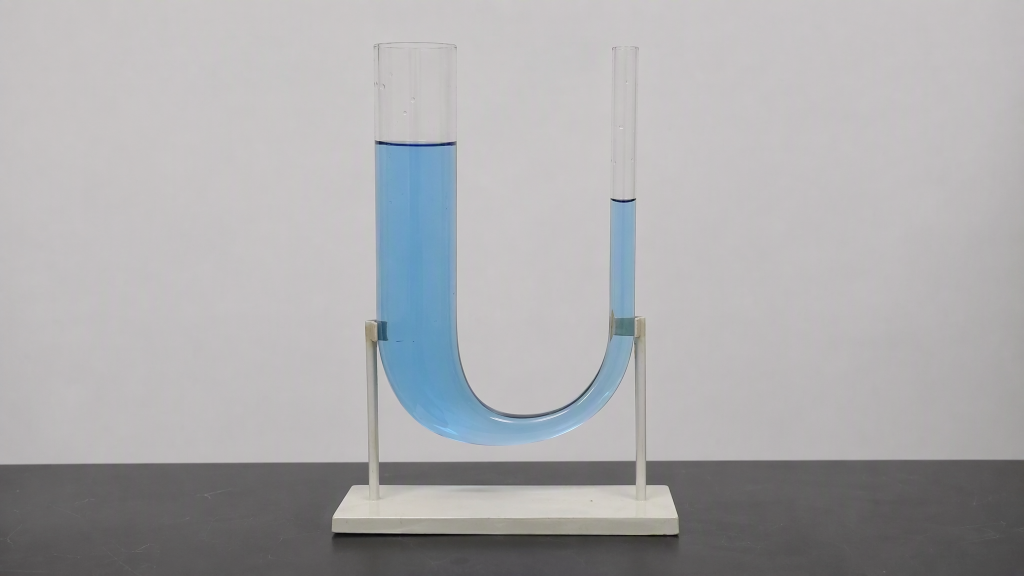
#> input picture easy/P19/first_frame.png, 2048 x 1152 px (shown at 1/2 size)
$ python -i measure_backend.py   (imports and definitions only)
#> lines starting #> are read from the running program, lines starting #| are printed output that depends on the picture
#!/usr/bin/env python3
"""Self-contained P19 communicating-vessels evaluator."""
from __future__ import annotations

import argparse
import csv
import json
import math
import os
import re
import sys
from pathlib import Path
from typing import Any

import cv2
import numpy as np

TASK_ID = "P19"
TASK_ROOT = Path(__file__).resolve().parents[1]
# [1 line not run here, left out]


# [15 lines left out: functions finite, residual_physics_score, not called in this run]


def recognized_score(physics_score: float) -> float:
    return 0.15 + 0.85 * float(np.clip(physics_score, 0.0, 1.0))


# [198 lines left out: functions relative_path, metadata, infer_model, result_payload, read_video, load_rois and 7 more, not called in this run]


def extract(frames: np.ndarray) -> tuple[dict[str, Any] | None, dict[str, Any], str | None]:
    n, height, width = frames.shape[0], frames.shape[1], frames.shape[2]
    rois, roi_source = load_rois()
    if "left_arm" not in rois or "right_arm" not in rois:
        rois = {**auto_arm_rois(frames), **rois}
    arm_boxes = {key: roi_pixels(rois.get(key), width, height) for key in ("left_arm", "right_arm")}
    if not arm_boxes["left_arm"] or not arm_boxes["right_arm"]:
        return None, {"roi_source": roi_source, "roi": rois}, "P19_arm_roi_missing"
    levels = {"left": np.full(n, np.nan), "right": np.full(n, np.nan)}
    confidence = {"left": np.zeros(n), "right": np.zeros(n)}
    candidates = {"left": [], "right": []}
    for index, frame in enumerate(frames):
        for side, key in (("left", "left_arm"), ("right", "right_arm")):
            previous = levels[side][index - 1] if index else None
            previous_value = float(previous) if previous is not None and np.isfinite(previous) else None
            value, score, rows = arm_level(frame, arm_boxes[key], previous_value)
            levels[side][index] = value
            confidence[side][index] = score
            candidates[side].append(rows)
    ys_l, ys_r = levels["left"], levels["right"]
    debug = {"roi_source": roi_source, "roi": rois, "arm_boxes_px": arm_boxes,
             "left_levels": ys_l, "right_levels": ys_r,
             "left_confidence": confidence["left"], "right_confidence": confidence["right"],
             "left_candidates": candidates["left"], "right_candidates": candidates["right"],
             "surface_coverage": float(np.isfinite(ys_l).mean() * np.isfinite(ys_r).mean())}
    if np.isfinite(ys_l).mean() < 0.75 or np.isfinite(ys_r).mean() < 0.75:
        return None, debug, "P19_surface_visibility_incomplete"
    # Reject isolated jumps before selecting the stable tail. A jump larger
    # than 12% of the arm is not a physically plausible frame-to-frame motion.
    for values, key in ((ys_l, "left"), (ys_r, "right")):
        jump = np.abs(np.diff(values))
        bad = np.r_[False, jump > .12 * (arm_boxes[key + "_arm"][3] - arm_boxes[key + "_arm"][1])]
        values[bad] = np.nan
    debug["left_levels_filtered"], debug["right_levels_filtered"] = ys_l.copy(), ys_r.copy()
    tail_l, tail_r = stable_tail(ys_l), stable_tail(ys_r)
    if tail_l is None or tail_r is None: return None, debug, "P19_stable_tail_missing"
    start, stop = max(tail_l[0], tail_r[0]), min(tail_l[1], tail_r[1])
    if stop - start < 5: return None, debug, "P19_stable_tail_overlap_missing"
    sl, sr = ys_l[start:stop], ys_r[start:stop]
    slope_l = float(np.polyfit(np.arange(len(sl)), sl, 1)[0] / height)
    slope_r = float(np.polyfit(np.arange(len(sr)), sr, 1)[0] / height)
    reference_height = float(max(height, (max(arm_boxes["left_arm"][3], arm_boxes["right_arm"][3])
                                          - min(arm_boxes["left_arm"][1], arm_boxes["right_arm"][1]))))
    measurement = {"left_level_px": float(np.median(sl)), "right_level_px": float(np.median(sr)),
                   "reference_height_px": reference_height, "left_velocity_norm": slope_l,
                   "right_velocity_norm": slope_r, "stable_frame_count": stop - start,
                   "level_difference_signed_norm": float(np.median(sl) - np.median(sr)) / reference_height,
                   "level_difference_norm": float(np.median(sl) - np.median(sr)) / reference_height,
                   "terminal_surface_speed": max(abs(slope_l), abs(slope_r))}
    return measurement, debug, None


# [95 lines left out: functions debug_artifacts, evaluate_video, main, not called in this run]


# [2 lines not run here, left out]

>>> import cv2
>>> picture = cv2.imread('../first_frame.png', cv2.IMREAD_GRAYSCALE)
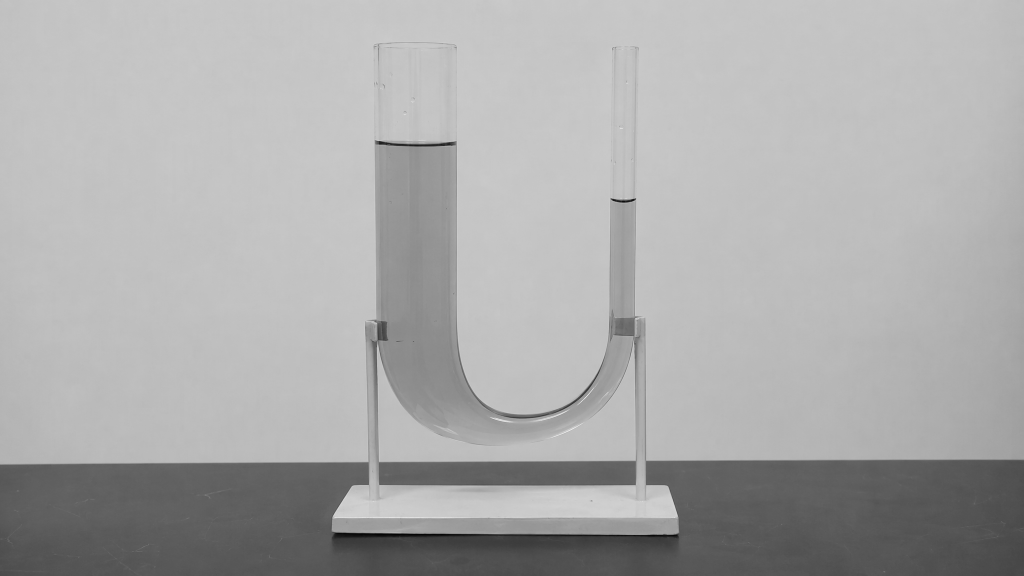
#> picture: shape (1152, 2048) (shown at 1/2 size); min 0, max 247, mean 170.9
#> (the run stopped early here; a loop or call above may not have finished)
